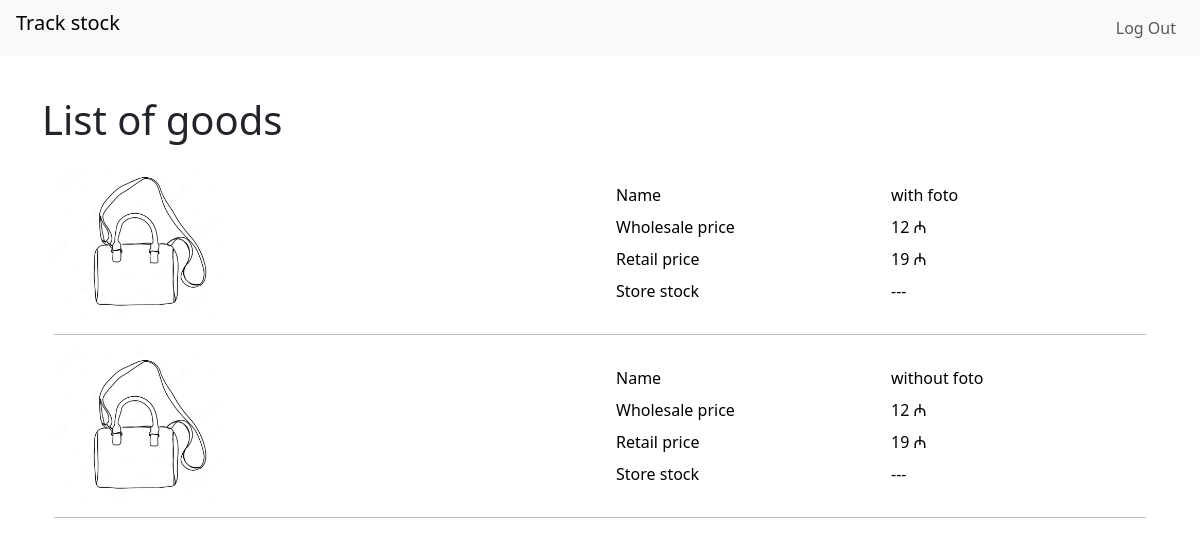
The app's page /goods/ (signed in), older data.
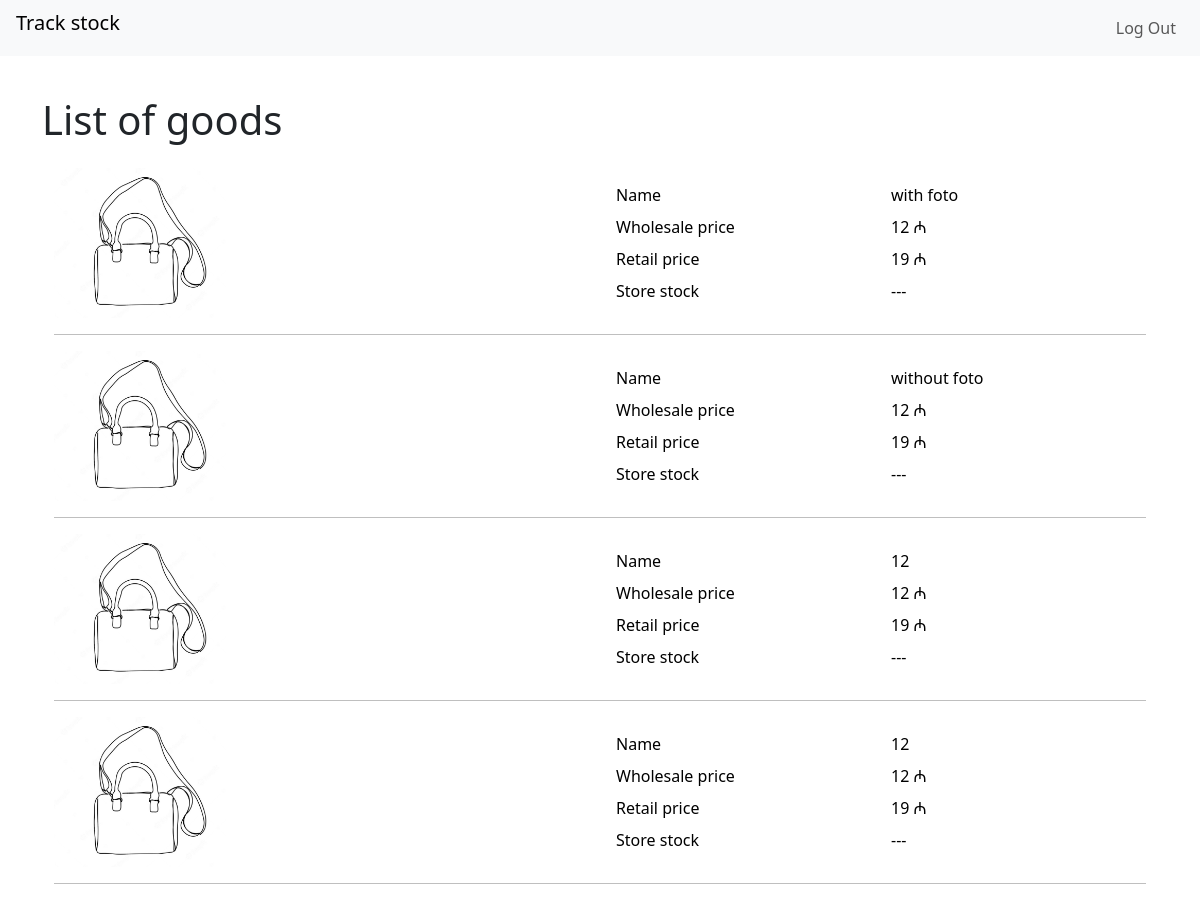
The same page, newer data.
### goods_map/goods/models.py (models this page shows, shortened)
class GoodsModel(models.Model):
    name = models.CharField(max_length=50)
    cost_price = models.PositiveSmallIntegerField(null=True)
    wholesale_price = models.PositiveSmallIntegerField(null=True)
    retail_price = models.PositiveSmallIntegerField(null=True)
    weight = models.FloatField(null=True)
    stock = models.ManyToManyField(StockModel)

### goods_map/goods/views.py (the view)
# urls.py: path('', views.GoodsList.as_view(), name='good_list'),
class GoodsList(LoginRequiredMixin, FilterView):
    template_name = 'goods_list.html'
    model = GoodsModel
    filterset_class = FilterForm

### goods_map/goods/templates/goods_list.html (shortened to what this page needs)
{% extends "base.html" %}
{% load bootstrap4 %}
{% load static %}
{% block main %}
<h1 class="my-4">List of goods</h1>
<div class="container">
{% for good in object_list %}
  <a href="{% url 'good_card' pk=good.id %}" class="text-black text-decoration-none"><div class="row align-items-center">
    <div class="col" >
        {% if good.imagemodel_set.all %}
        {% for i in good.imagemodel_set.all %}
            <img src="{{ i.images.url }}" class="rounded float-left" alt="Responsive image" style="max-height:150px">
        {% endfor %}
        {% else %}
            <img src="{% static 'goods_map/image_not_found.png' %}" class="rounded float-left" alt="Responsive image" style="max-height:150px">
        {% endif %}
    </div>
    <div class="col">
        <div class="row p-1">
            <div class="col">
                Name
            </div>
            <div class="col">
                {{ good.name }}
            </div>
        </div>
        <div class="row p-1">
            <div class="col">
                Wholesale price
            </div>
            <div class="col">
                {% if good.wholesale_price %}
                {{ good.wholesale_price }} ₼
                {% else %}
                ---
                {% endif %}
            </div>
        </div>
        <div class="row p-1">
            <div class="col">
                Retail price
            </div>
            <div class="col">
                {% if good.retail_price %}
                {{ good.retail_price }} ₼
                {% else %}
                ---
                {% endif %}
            </div>
        </div>
        <div class="row p-1">
            <div class="col">
                Store stock
            </div>
            <div class="col">
                {% if good.stock.all %}
                {% for i in good.stock.all %}
                {{ i }}
                {% endfor %}
                {% else %}
                ---
                {% endif %}
            </div>
        </div>
    </div>
</div></a>
    <hr class="border-black">
{% endfor %}
{% endblock%}

### goods_map/templates/base.html (shortened to what this page needs)
<!DOCTYPE html>
<html lang="en">
<head>
    <link href="https://cdn.jsdelivr.net/npm/bootstrap@5.3.0/dist/css/bootstrap.min.css" rel="stylesheet">
</head>
  <body class="d-flex flex-column min-vh-100">
  {% include 'headers.html' %}
  <div class="container wrapper flex-grow-1">
            {% block main %}{% endblock %}
     </div>
  </body>
</html>

### goods_map/templates/headers.html (shortened to what this page needs)
<header class="flex-shrink-0 mb-3">
  <nav class="navbar navbar-expand-md navbar-light bg-light px-3">
    <div id="navbarNav " class="w-100">
      <div class="navbar-nav w-100">
        <div class="nav-item d-flex justify-content-sm-between w-100">
          <div>
            <a class="navbar-brand" href="/">
              Track stock
            </a>
          </div>
          <div class="d-flex">
            {% if request.user.is_authenticated %}
              <form action="/logout/" method="post">
                <input class="btn nav-link" type="submit" value="Log Out">
              </form>
            {% else %}
              <a class="nav-link " href="{% url 'login' %}">Log In</a>
            {% endif %}
          </div>
        </div>
      </div>
    </div>
  </nav>
</header>

Row changes from the older to the newer data that the page shows:
added GoodsModel: name "12", wholesale_price "12", retail_price "19"
added GoodsModel: name "12", wholesale_price "12", retail_price "19"
